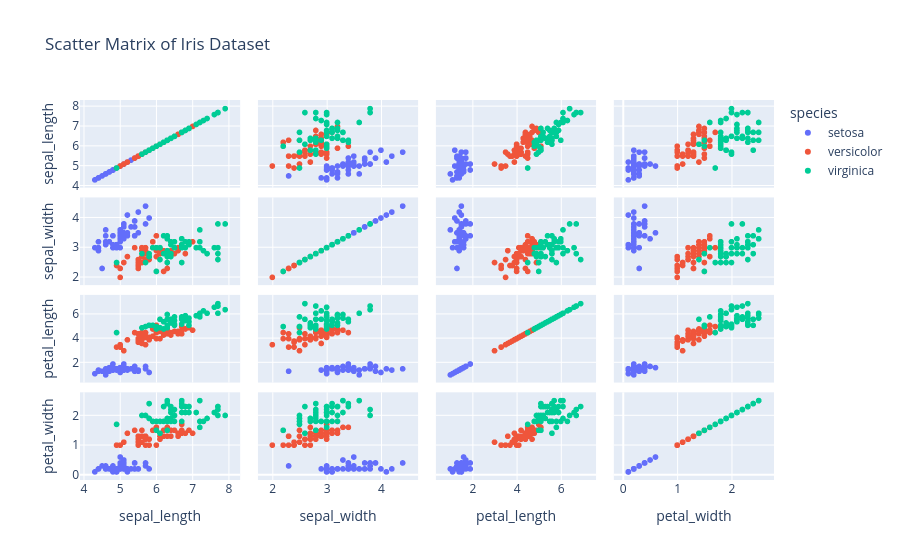

Notebook source saved alongside this figure:
### Code cell
#create a scatter matrix
fig=px.scatter_matrix(df,dimensions=['sepal_length','sepal_width','petal_length','petal_width'],color='species',title='Scatter Matrix of Iris Dataset')
fig.show()

### Figure 1 — Plotly figure (JSON) as saved in the notebook; plotly's stock layout.template omitted (floating-point values rounded to 4 significant figures)
{"data": [{"dimensions": [{"axis": {"matches": true}, "label": "sepal_length", "values": [5.1, 4.9, 4.7, 4.6, 5.0, 5.4, 4.6, 5.0, 4.4, 4.9, 5.4, 4.8, 4.8, 4.3, 5.8, 5.7, 5.4, 5.1, 5.7, 5.1, 5.4, 5.1, 4.6, 5.1, 4.8, 5.0, 5.0, 5.2, 5.2, 4.7, 4.8, 5.4, 5.2, 5.5, 4.9, 5.0, 5.5, 4.9, 4.4, 5.1, 5.0, 4.5, 4.4, 5.0, 5.1, 4.8, 5.1, 4.6, 5.3, 5.0]}, {"axis": {"matches": true}, "label": "sepal_width", "values": [3.5, 3.0, 3.2, 3.1, 3.6, 3.9, 3.4, 3.4, 2.9, 3.1, 3.7, 3.4, 3.0, 3.0, 4.0, 4.4, 3.9, 3.5, 3.8, 3.8, 3.4, 3.7, 3.6, 3.3, 3.4, 3.0, 3.4, 3.5, 3.4, 3.2, 3.1, 3.4, 4.1, 4.2, 3.1, 3.2, 3.5, 3.1, 3.0, 3.4, 3.5, 2.3, 3.2, 3.5, 3.8, 3.0, 3.8, 3.2, 3.7, 3.3]}, {"axis": {"matches": true}, "label": "petal_length", "values": [1.4, 1.4, 1.3, 1.5, 1.4, 1.7, 1.4, 1.5, 1.4, 1.5, 1.5, 1.6, 1.4, 1.1, 1.2, 1.5, 1.3, 1.4, 1.7, 1.5, 1.7, 1.5, 1.0, 1.7, 1.9, 1.6, 1.6, 1.5, 1.4, 1.6, 1.6, 1.5, 1.5, 1.4, 1.5, 1.2, 1.3, 1.5, 1.3, 1.5, 1.3, 1.3, 1.3, 1.6, 1.9, 1.4, 1.6, 1.4, 1.5, 1.4]}, {"axis": {"matches": true}, "label": "petal_width", "values": [0.2, 0.2, 0.2, 0.2, 0.2, 0.4, 0.3, 0.2, 0.2, 0.1, 0.2, 0.2, 0.1, 0.1, 0.2, 0.4, 0.4, 0.3, 0.3, 0.3, 0.2, 0.4, 0.2, 0.5, 0.2, 0.2, 0.4, 0.2, 0.2, 0.2, 0.2, 0.4, 0.1, 0.2, 0.1, 0.2, 0.2, 0.1, 0.2, 0.2, 0.3, 0.3, 0.2, 0.6, 0.4, 0.3, 0.2, 0.2, 0.2, 0.2]}], "hovertemplate": "species=setosa<br>%{xaxis.title.text}=%{x}<br>%{yaxis.title.text}=%{y}<extra></extra>", "legendgroup": "setosa", "marker": {"color": "#636efa", "symbol": "circle"}, "name": "setosa", "showlegend": true, "type": "splom"}, {"dimensions": [{"axis": {"matches": true}, "label": "sepal_length", "values": [7.0, 6.4, 6.9, 5.5, 6.5, 5.7, 6.3, 4.9, 6.6, 5.2, 5.0, 5.9, 6.0, 6.1, 5.6, 6.7, 5.6, 5.8, 6.2, 5.6, 5.9, 6.1, 6.3, 6.1, 6.4, 6.6, 6.8, 6.7, 6.0, 5.7, 5.5, 5.5, 5.8, 6.0, 5.4, 6.0, 6.7, 6.3, 5.6, 5.5, 5.5, 6.1, 5.8, 5.0, 5.6, 5.7, 5.7, 6.2, 5.1, 5.7]}, {"axis": {"matches": true}, "label": "sepal_width", "values": [3.2, 3.2, 3.1, 2.3, 2.8, 2.8, 3.3, 2.4, 2.9, 2.7, 2.0, 3.0, 2.2, 2.9, 2.9, 3.1, 3.0, 2.7, 2.2, 2.5, 3.2, 2.8, 2.5, 2.8, 2.9, 3.0, 2.8, 3.0, 2.9, 2.6, 2.4, 2.4, 2.7, 2.7, 3.0, 3.4, 3.1, 2.3, 3.0, 2.5, 2.6, 3.0, 2.6, 2.3, 2.7, 3.0, 2.9, 2.9, 2.5, 2.8]}, {"axis": {"matches": true}, "label": "petal_length", "values": [4.7, 4.5, 4.9, 4.0, 4.6, 4.5, 4.7, 3.3, 4.6, 3.9, 3.5, 4.2, 4.0, 4.7, 3.6, 4.4, 4.5, 4.1, 4.5, 3.9, 4.8, 4.0, 4.9, 4.7, 4.3, 4.4, 4.8, 5.0, 4.5, 3.5, 3.8, 3.7, 3.9, 5.1, 4.5, 4.5, 4.7, 4.4, 4.1, 4.0, 4.4, 4.6, 4.0, 3.3, 4.2, 4.2, 4.2, 4.3, 3.0, 4.1]}, {"axis": {"matches": true}, "label": "petal_width", "values": [1.4, 1.5, 1.5, 1.3, 1.5, 1.3, 1.6, 1.0, 1.3, 1.4, 1.0, 1.5, 1.0, 1.4, 1.3, 1.4, 1.5, 1.0, 1.5, 1.1, 1.8, 1.3, 1.5, 1.2, 1.3, 1.4, 1.4, 1.7, 1.5, 1.0, 1.1, 1.0, 1.2, 1.6, 1.5, 1.6, 1.5, 1.3, 1.3, 1.3, 1.2, 1.4, 1.2, 1.0, 1.3, 1.2, 1.3, 1.3, 1.1, 1.3]}], "hovertemplate": "species=versicolor<br>%{xaxis.title.text}=%{x}<br>%{yaxis.title.text}=%{y}<extra></extra>", "legendgroup": "versicolor", "marker": {"color": "#EF553B", "symbol": "circle"}, "name": "versicolor", "showlegend": true, "type": "splom"}, {"dimensions": [{"axis": {"matches": true}, "label": "sepal_length", "values": [6.3, 5.8, 7.1, 6.3, 6.5, 7.6, 4.9, 7.3, 6.7, 7.2, 6.5, 6.4, 6.8, 5.7, 5.8, 6.4, 6.5, 7.7, 7.7, 6.0, 6.9, 5.6, 7.7, 6.3, 6.7, 7.2, 6.2, 6.1, 6.4, 7.2, 7.4, 7.9, 6.4, 6.3, 6.1, 7.7, 6.3, 6.4, 6.0, 6.9, 6.7, 6.9, 5.8, 6.8, 6.7, 6.7, 6.3, 6.5, 6.2, 5.9]}, {"axis": {"matches": true}, "label": "sepal_width", "values": [3.3, 2.7, 3.0, 2.9, 3.0, 3.0, 2.5, 2.9, 2.5, 3.6, 3.2, 2.7, 3.0, 2.5, 2.8, 3.2, 3.0, 3.8, 2.6, 2.2, 3.2, 2.8, 2.8, 2.7, 3.3, 3.2, 2.8, 3.0, 2.8, 3.0, 2.8, 3.8, 2.8, 2.8, 2.6, 3.0, 3.4, 3.1, 3.0, 3.1, 3.1, 3.1, 2.7, 3.2, 3.3, 3.0, 2.5, 3.0, 3.4, 3.0]}, {"axis": {"matches": true}, "label": "petal_length", "values": [6.0, 5.1, 5.9, 5.6, 5.8, 6.6, 4.5, 6.3, 5.8, 6.1, 5.1, 5.3, 5.5, 5.0, 5.1, 5.3, 5.5, 6.7, 6.9, 5.0, 5.7, 4.9, 6.7, 4.9, 5.7, 6.0, 4.8, 4.9, 5.6, 5.8, 6.1, 6.4, 5.6, 5.1, 5.6, 6.1, 5.6, 5.5, 4.8, 5.4, 5.6, 5.1, 5.1, 5.9, 5.7, 5.2, 5.0, 5.2, 5.4, 5.1]}, {"axis": {"matches": true}, "label": "petal_width", "values": [2.5, 1.9, 2.1, 1.8, 2.2, 2.1, 1.7, 1.8, 1.8, 2.5, 2.0, 1.9, 2.1, 2.0, 2.4, 2.3, 1.8, 2.2, 2.3, 1.5, 2.3, 2.0, 2.0, 1.8, 2.1, 1.8, 1.8, 1.8, 2.1, 1.6, 1.9, 2.0, 2.2, 1.5, 1.4, 2.3, 2.4, 1.8, 1.8, 2.1, 2.4, 2.3, 1.9, 2.3, 2.5, 2.3, 1.9, 2.0, 2.3, 1.8]}], "hovertemplate": "species=virginica<br>%{xaxis.title.text}=%{x}<br>%{yaxis.title.text}=%{y}<extra></extra>", "legendgroup": "virginica", "marker": {"color": "#00cc96", "symbol": "circle"}, "name": "virginica", "showlegend": true, "type": "splom"}], "layout": {"dragmode": "select", "legend": {"title": {"text": "species"}, "tracegroupgap": 0}, "title": {"text": "Scatter Matrix of Iris Dataset"}}}
